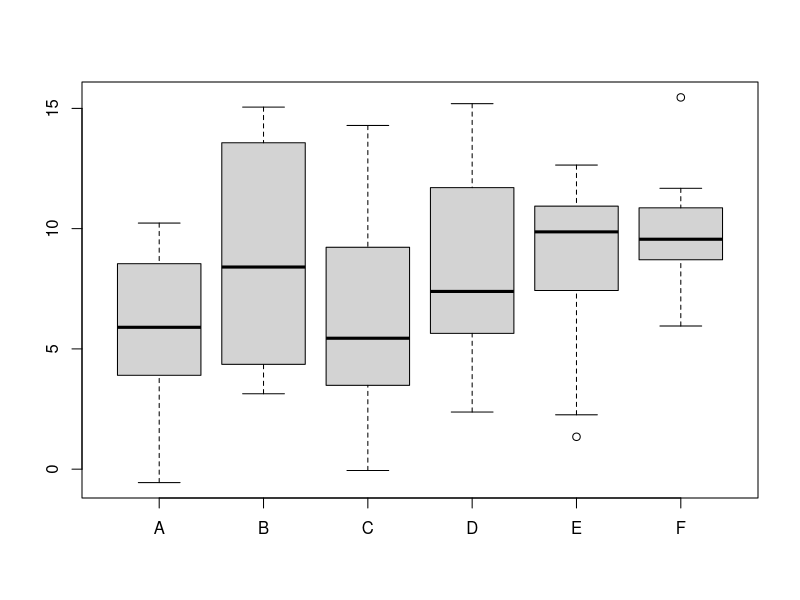

R code for this plot:
## ---- chunk 1
n <- 10
m <- 6

marray <- matrix(rnorm(n * m, 10, 5), ncol = m)

# add the row names and column names to the matrix
rownames(marray) <- paste0("probe", 1:n)
colnames(marray) <- LETTERS[1:m]

marray
## ---- chunk 2
# build the annotations dataframe for the samples
pmeta <- data.frame(sampleId = 1:m, condition = rep(c("WT", "MUT"), each = 3))
rownames(pmeta) <- colnames(marray)

pmeta
## ---- chunk 3
# build the annotations dataframe for the probes
fmeta <- data.frame(geneId = 1:n, pathway = sample(LETTERS, n, replace = TRUE))
rownames(fmeta) <- rownames(marray)
fmeta
## ---- chunk 4
maexp <- list(marray = marray, 
              fmeta = fmeta, 
              pmeta = pmeta)


rm(marray, fmeta, pmeta) ## clean up
str(maexp)
## ---- chunk 5
maexp$pmeta
## ---- chunk 6
# get the summary for column A in the array
summary(maexp$marray[, "A"])
## ---- chunk 7
# for the condition "WT" in the sample annotations, 
# get the array values for probe8
wt <- maexp$pmeta[, "condition"] == "WT"
maexp$marray["probe8", wt]
## ---- chunk 8
# get values from probe3 for conditions different that "WT"
 maexp[["marray"]]["probe3", !wt] ## different syntax
## ---- chunk 9
 boxplot(maexp$marray)
## ---- chunk 10
x <- 1:5
y <- 1:3

marray2 <- maexp$marray[x, y]

fmeta2 <- maexp$fmeta[x, ]
pmeta2 <- maexp$pmeta[y, ]

maexp2 <- list(marray = marray2, fmeta = fmeta2, pmeta = pmeta2)

rm(marray2, fmeta2, pmeta2) ## clean up
str(maexp2)
## ---- chunk 11
MArray <- setClass("MArray",
                   slots = c(marray = "matrix",
                             fmeta = "data.frame",
                             pmeta = "data.frame")
                       )
## ---- chunk 12
MArray() ## an empty object
## ---- chunk 13
# we use the previous list
ma <- MArray(marray = maexp[[1]],
             pmeta = maexp[["pmeta"]],
             fmeta = maexp[["fmeta"]]
             )
ma
## ---- chunk 14
class(ma)
## ---- chunk 15
ma@pmeta
## ---- chunk 16
setMethod("show", 
          signature = "MArray", 
          definition = function(object) {
            cat("An object of class ", class(object), "\n", sep = "")
            cat(" ", nrow(object@marray), " features by ", ncol(object@marray), 
                " samples.\n", sep = "")
            #invisible(NULL) 
            })
## ---- chunk 17
ma
## ---- chunk 18
setGeneric("marray", function(object) standardGeneric("marray"))
## ---- chunk 19
setGeneric("marray", function(object, ...) standardGeneric("marray"))
## ---- chunk 20
setMethod("marray", "MArray", function(object) object@marray)
## ---- chunk 21
marray(ma)
## ---- chunk 22
setGeneric("pmeta", function(object, ...) standardGeneric("pmeta"))
setMethod("pmeta", "MArray", function(object) object@pmeta)

setGeneric("fmeta", function(object, ...) standardGeneric("fmeta"))
setMethod("fmeta", "MArray", function(object) object@fmeta)

## ---- chunk 23
pmeta(ma)
## ---- chunk 24
fmeta(ma)
## ---- chunk 25
setMethod("[", "MArray", 
          function(x, i, j, drop = "missing") { 
              .marray <- x@marray[i, j] 
              .pmeta <- x@pmeta[j, ] 
              .fmeta <- x@fmeta[i, ]
                MArray(marray = .marray,
                        fmeta = .fmeta,
                        pmeta = .pmeta)
})
## ---- chunk 26
ma[1:5, 1:3]
## ---- chunk 27
isGeneric("summary")
## ---- chunk 28
setMethod("summary", "MArray", 
          function(object, sample) {
              summary(object@marray[, sample])
          }          )
## ---- chunk 29
# get the summary
summary(ma, "D")
## ---- chunk 30
# for the condition "WT" in the sample annotations, 
# get the array values for probe8
wt <- maexp$pmeta[, "condition"] == "WT"
maexp$marray["probe8", wt]
## ---- chunk 31
setGeneric("getValuesForProbeCondition", 
           function(object, ...) standardGeneric("getValuesForProbeCondition"))

setMethod("getValuesForProbeCondition", "MArray",
          function(object, probe, condition) {
              cond = object@pmeta[, "condition"] == condition
              return(object@marray[probe, cond])
          })
## ---- chunk 32
getValuesForProbeCondition(ma, "probe3", "WT")
## ---- chunk 33
setGeneric("getSampleConditions", function(object, ...) 
    standardGeneric("getSampleConditions"))

setMethod("getSampleConditions", "MArray", 
          function(object) {
              unique(object@pmeta$condition)
          })
## ---- chunk 34
getSampleConditions(ma)
## ---- chunk 35
setGeneric("getProbePathways", function(object, ...)
           standardGeneric("getProbePathways"))

setMethod("getProbePathways", "MArray", 
          function(object) {
              unique(object@fmeta$pathway)
          })
## ---- chunk 36
getProbePathways(ma)
## ---- chunk 37
slotNames(ma)
## ---- chunk 38
getClass("MArray")
## ---- chunk 39
showMethods(classes = "MArray")
